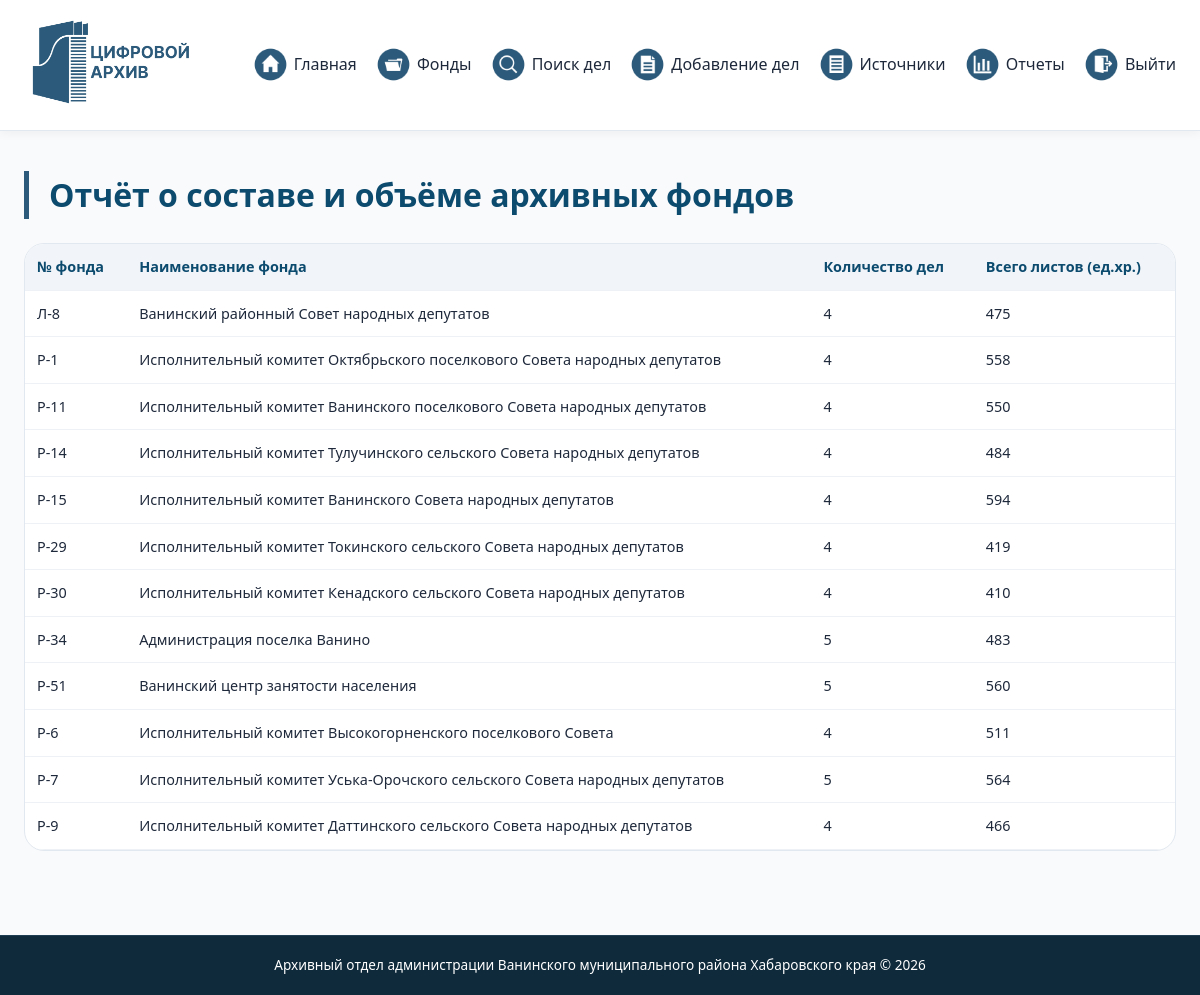
/reports.php (signed in), run on the app's committed database.
### tables this page shows
CREATE TABLE `funds` (
  `id` int(11) NOT NULL,
  `fund_number` varchar(20) NOT NULL,
  `fund_name` varchar(255) NOT NULL,
  `extreme_dates` varchar(50) DEFAULT NULL
);

### reports.php (the view, shortened to what this page needs)
<?php
require_once 'header.php';
$stmt = $pdo->query("
    SELECT f.id, f.fund_number, f.fund_name,
           COUNT(s.id) AS total_cases,
           COALESCE(SUM(s.pages), 0) AS total_pages
    FROM funds f
    LEFT JOIN storage_units s ON f.id = s.fund_id
    GROUP BY f.id
    ORDER BY f.fund_number
");
$report = $stmt->fetchAll();
?>
<h1>Отчёт о составе и объёме архивных фондов</h1>
<div class="table-wrapper">
    <table class="data-table">
        <thead>
            <tr>
                <th>№ фонда</th>
                <th>Наименование фонда</th>
                <th>Количество дел</th>
                <th>Всего листов (ед.хр.)</th>
            </tr>
        </thead>
        <tbody>
            <?php foreach ($report as $row): ?>
            <tr>
                <td><?= htmlspecialchars($row['fund_number']) ?></td>
                <td><?= htmlspecialchars($row['fund_name']) ?></td>
                <td><?= $row['total_cases'] ?></td>
                <td><?= $row['total_pages'] ?></td>
            </tr>
            <?php endforeach; ?>
        </tbody>
    </table>
</div>
<?php require_once 'footer.php'; ?>

### style.css (style rules this page uses)
* { margin: 0; padding: 0; box-sizing: border-box; }
body { font-family: 'Segoe UI', Roboto, 'Helvetica Neue', sans-serif; background-color: #f9fafb; color: #1e293b; line-height: 1.5; display: flex; flex-direction: column; min-height: 100vh; }
h1 { font-size: 2rem; margin-bottom: 1rem; color: #0c4a6e; border-left: 5px solid #2c5a7a; padding-left: 20px; }
.table-wrapper { overflow-x: auto; margin: 1.5rem 0; border-radius: 20px; border: 1px solid #e2e8f0; background: white; }
.data-table { width: 100%; border-collapse: collapse; font-size: 0.9rem; }
.data-table th, .data-table td { padding: 12px 12px; text-align: left; border-bottom: 1px solid #eef2f6; }
.data-table th { background-color: #f1f5f9; font-weight: 600; color: #0c4a6e; }

### data on the page
funds: fund_number "Л-8", fund_name "Ванинский районный Совет народных депутатов", total_cases "4", total_pages "475"
funds: fund_number "Р-1", fund_name "Исполнительный комитет Октябрьского поселкового Совета народных депутатов", total_cases "4", total_pages "558"
funds: fund_number "Р-11", fund_name "Исполнительный комитет Ванинского поселкового Совета народных депутатов", total_cases "4", total_pages "550"
funds: fund_number "Р-14", fund_name "Исполнительный комитет Тулучинского сельского Совета народных депутатов", total_cases "4", total_pages "484"
funds: fund_number "Р-15", fund_name "Исполнительный комитет Ванинского Совета народных депутатов", total_cases "4", total_pages "594"
funds: fund_number "Р-29", fund_name "Исполнительный комитет Токинского сельского Совета народных депутатов", total_cases "4", total_pages "419"
funds: fund_number "Р-30", fund_name "Исполнительный комитет Кенадского сельского Совета народных депутатов", total_cases "4", total_pages "410"
funds: fund_number "Р-34", fund_name "Администрация поселка Ванино", total_cases "5", total_pages "483"
funds: fund_number "Р-51", fund_name "Ванинский центр занятости населения", total_cases "5", total_pages "560"
funds: fund_number "Р-6", fund_name "Исполнительный комитет Высокогорненского поселкового Совета", total_cases "4", total_pages "511"
funds: fund_number "Р-7", fund_name "Исполнительный комитет Уська-Орочского сельского Совета народных депутатов", total_cases "5", total_pages "564"
funds: fund_number "Р-9", fund_name "Исполнительный комитет Даттинского сельского Совета народных депутатов", total_cases "4", total_pages "466"
